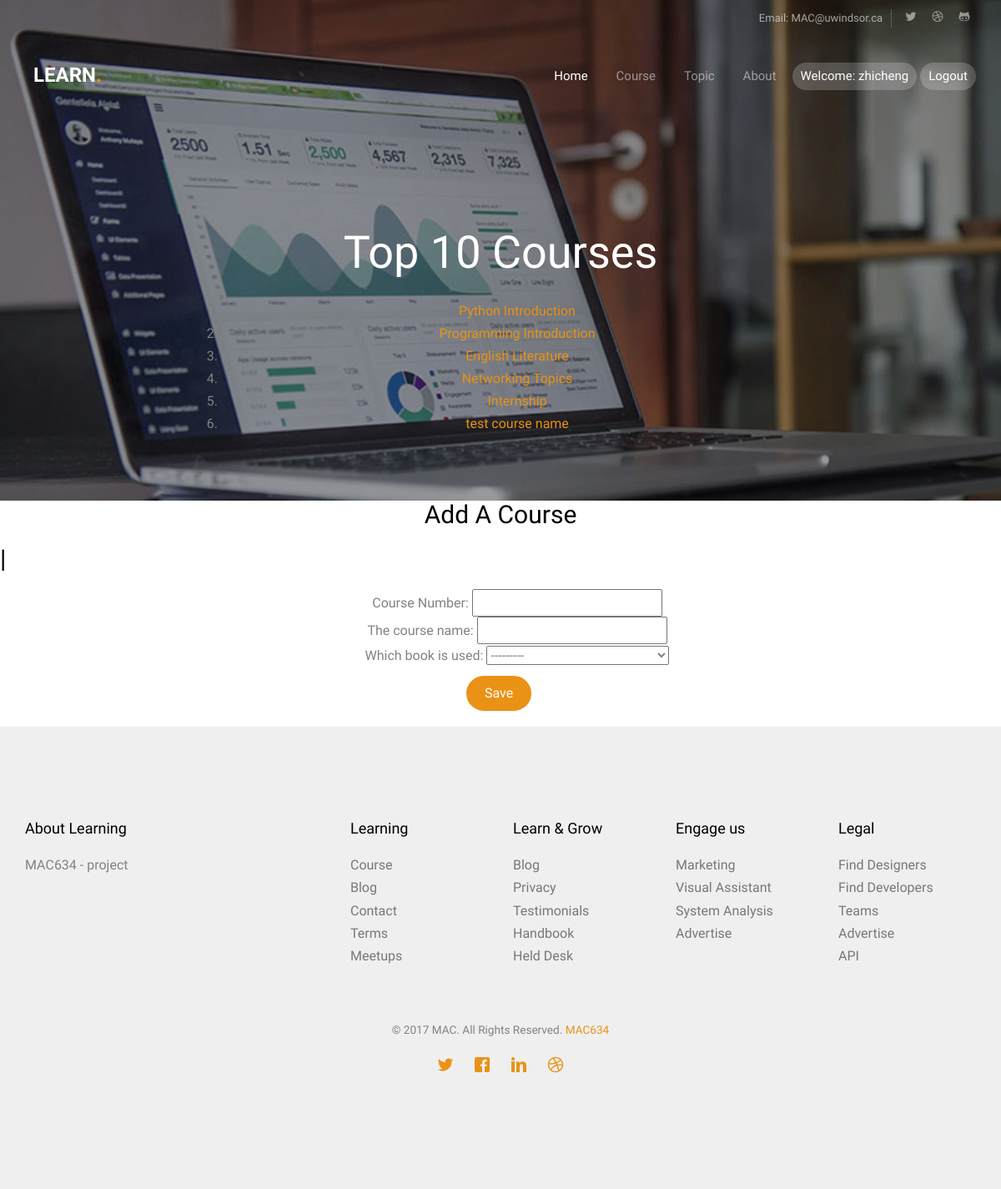
The page /myapp/addcourse/ (signed in) on the database its author committed.
### myapp/models.py (models this page shows, shortened)
class Course(models.Model):
    course_no = models.IntegerField(primary_key=True)
    title = models.CharField(max_length=100)
    textbook = models.ForeignKey(Book)

### myapp/views.py (the view)
@login_required
def addcourse(req):
    firstname = req.user.first_name
    courselist = Course.objects.all()[:10]
    if req.method=='POST':
        form = CourseForm(req.POST)
        if form.is_valid():
            course = form.save(commit=True)
            course.num_responses=1
            course.save()
            return HttpResponseRedirect(reverse('myapp:course'))
    else:
        form = CourseForm()
    return render(req, 'myapp/addcourse.html', {'form':form, 'courselist': courselist, 'firstname': firstname})

### myapp/forms.py
class CourseForm(forms.ModelForm):
    class Meta:
        model = Course
        fields = ['course_no', 'title', 'textbook']
        widgets = {}
        labels = {'course_no':'Course Number', 'title':'The course name','textbook':'Which book is used'}

### myapp/models.py (called while the page is built)
    def __str__(self):
        return self.title

### myapp/templates/myapp/addcourse.html (shortened to what this page needs)
{% extends 'myapp/base.html' %}
{% load staticfiles %}
{% block background_block %}
<header id="mac634-header" class="mac634-cover mac634-cover-sm" role="banner" style="background-image:url({% static 'images/img_bg_2.jpg' %});" data-stellar-background-ratio="0.5">
	<div class="overlay"></div>
	<div class="container">
		<div class="row">
			<div class="col-md-8 col-md-offset-2 text-center">
				<div class="display-t">
					<div class="display-tc animate-box" data-animate-effect="fadeIn">
						<h1>Top 10 Courses</h1>
						{% if courselist %}
						<ol>
						{% for course in courselist %}
							<li><a href="/myapp/course/{{ course.course_no }}" >{{ course.title }} </a></li>
						{% endfor %}
						</ol>
						{% else %}
							<strong> There are no available courses!</strong>
						{% endif %}
					</div>
				</div>
			</div>
		</div>
	</div>
</header>
{% endblock %}
{% block body_block %}
<div align="center"><h2>Add A Course</h2></div>
<h2>|</h2>
<div class="form-group">
	<form class="addfield" action="." method="post" align="center">
	    <ol>
	        {% for f in form %}
	            {{ f.label }}:  {{ f }}<br>
	        {% endfor %}
	    </ol>
	    <input type="submit" value="Save" class="btn btn-primary">
	</form>
</div>
{% endblock %}

### myapp/templates/myapp/base.html (shortened to what this page needs)
<!DOCTYPE html>
{% load staticfiles %}
<html>
  <head>
    <link rel="stylesheet" type="text/css" href="{% static 'css/animate.css' %}" />
    <link rel="stylesheet" type="text/css" href="{% static 'css/icomoon.css' %}" />
    <link rel="stylesheet" type="text/css" href="{% static 'css/bootstrap.css' %}" />
    <link rel="stylesheet" type="text/css" href="{% static 'css/magnific-popup.css' %}" />
    <link rel="stylesheet" type="text/css" href="{% static 'css/owl.carousel.min.css' %}" />
    <link rel="stylesheet" type="text/css" href="{% static 'css/owl.theme.default.min.css' %}" />
    <link rel="stylesheet" type="text/css" href="{% static 'css/style.css' %}" />
  </head>
  <body>
    <nav class="mac634-nav" role="navigation">
  		<div class="top">
  			<div class="container">
  				<div class="row">
  					<div class="col-xs-12 text-right">
  						<p class="num">Email: MAC@uwindsor.ca</p>
  						<ul class="mac634-social">
  							<li><a href="#"><i class="icon-twitter"></i></a></li>
  							<li><a href="#"><i class="icon-dribbble"></i></a></li>
  							<li><a href="#"><i class="icon-github"></i></a></li>
  						</ul>
  					</div>
  				</div>
  			</div>
  		</div>
  		<div class="top-menu">
  			<div class="container">
  				<div class="row">
  					<div class="col-xs-1">
  						<div id="mac634-logo"><a href="/myapp/index">Learn<span>.</span></a></div>
  					</div>
  					<div class="col-xs-11 text-right menu-1">
  						<ul>
  							<li class="active"><a href="/myapp/index">Home</a></li>
                <li class="has-dropdown">
                  <a href="#">Course</a>
                </li>
  							<li><a href="/myapp/topic">Topic</a></li>
  							<li class="has-dropdown">
  								<a href="#">About</a>
  							</li>
                {% if firstname %}
                <li class="btn-cta"><a href="/myapp/users"><span>Welcome: {{ firstname }}</span></a></li>
                <li class="btn-cta"><a href="/myapp/logout"><span>Logout</span></a></li>
                {% else %}
                <li class="btn-cta"><a href="/myapp/login"><span>Login</span></a></li>
                <li class="btn-cta"><a href="/myapp/register"><span>Register</span></a></li>
                {% endif %}
  						</ul>
  					</div>
  				</div>
  			</div>
  		</div>
  	</nav>
    <div>
      {% block background_block %}
      {% endblock %}
    </div>
    <div>
      {% block body_block %}
      {% endblock %}
    </div>
    <footer id="mac634-footer" role="contentinfo">
      <div class="container">
        <div class="row row-pb-md">
          <div class="col-md-3 mac634-widget">
            <h4>About Learning</h4>
            <p>MAC634 - project</p>
          </div>
          <div class="col-md-2 col-sm-4 col-xs-6 col-md-push-1">
            <h4>Learning</h4>
            <ul class="mac634-footer-links">
              <li><a href="#">Course</a></li>
              <li><a href="#">Blog</a></li>
              <li><a href="#">Contact</a></li>
              <li><a href="#">Terms</a></li>
              <li><a href="#">Meetups</a></li>
            </ul>
          </div>
          <div class="col-md-2 col-sm-4 col-xs-6 col-md-push-1">
            <h4>Learn &amp; Grow</h4>
            <ul class="mac634-footer-links">
              <li><a href="#">Blog</a></li>
              <li><a href="#">Privacy</a></li>
              <li><a href="#">Testimonials</a></li>
              <li><a href="#">Handbook</a></li>
              <li><a href="#">Held Desk</a></li>
            </ul>
          </div>
          <div class="col-md-2 col-sm-4 col-xs-6 col-md-push-1">
            <h4>Engage us</h4>
            <ul class="mac634-footer-links">
              <li><a href="#">Marketing</a></li>
              <li><a href="#">Visual Assistant</a></li>
              <li><a href="#">System Analysis</a></li>
              <li><a href="#">Advertise</a></li>
            </ul>
          </div>
          <div class="col-md-2 col-sm-4 col-xs-6 col-md-push-1">
            <h4>Legal</h4>
            <ul class="mac634-footer-links">
              <li><a href="#">Find Designers</a></li>
              <li><a href="#">Find Developers</a></li>
              <li><a href="#">Teams</a></li>
              <li><a href="#">Advertise</a></li>
              <li><a href="#">API</a></li>
            </ul>
          </div>
        </div>
        <div class="row copyright">
          <div class="col-md-12 text-center">
            <p>
              <small class="block">&copy; 2017 MAC. All Rights Reserved. <a href="http://www.ttxy.org/" target="_blank" title="MAC634">MAC634</a></small>
            </p>
            <p>
              <ul class="mac634-social-icons">
                <li><a href="#"><i class="icon-twitter"></i></a></li>
                <li><a href="#"><i class="icon-facebook"></i></a></li>
                <li><a href="#"><i class="icon-linkedin"></i></a></li>
                <li><a href="#"><i class="icon-dribbble"></i></a></li>
              </ul>
            </p>
          </div>
        </div>
      </div>
    </footer>
  </body>
</html>

### myapp/static/css/icomoon.css (style rules this page uses)
[class^="icon-"], [class*=" icon-"] { font-family: 'icomoon' !important; speak: none; font-style: normal; font-weight: normal; font-variant: normal; text-transform: none; line-height: 1; -webkit-font-smoothing: antialiased; -moz-osx-font-smoothing: grayscale; }
.icon-dribbble:before { content: "\ea65"; }
.icon-facebook:before { content: "\ea67"; }
.icon-github:before { content: "\ea6b"; }
.icon-linkedin:before { content: "\ea73"; }
.icon-twitter:before { content: "\ea7c"; }

### rows shown on the page
Course: title "Python Introduction"
Course: title "Programming Introduction"
Course: title "English Literature"
Course: title "Networking Topics"
Course: title "Internship"
Course: title "test course name"

### other values the page prints
{{ firstname }} "zhicheng"
{{ f.label }} "Course Number" "The course name" "Which book is used"
